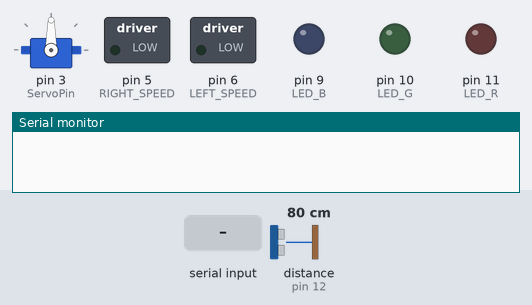
Bench run of a sketch on a simulated Arduino Uno, built with avr-gcc and run on an emulated ATmega328P. Shown: servo, switched loads named in the sketch (green lamp = pin HIGH), output pins drawn as LEDs (lit = HIGH), the last lines printed to the serial monitor. Wiring (inferred from the names in the program): ultrasonic range finder: trigger pin 13; echo pin 12. Dashed ring = blinking. The test bench sets the inputs (shaded band); at power-on: distance to the obstacle (sensor on pin 12) 80 cm. The echo pulse lasts 58.3 µs per cm; pins used as bus, display or sensor lines are not drawn.

Above: at 9.6 s.
11.3 s: distance to the obstacle (sensor on pin 12) set to 2 cm
At 11.9 s:
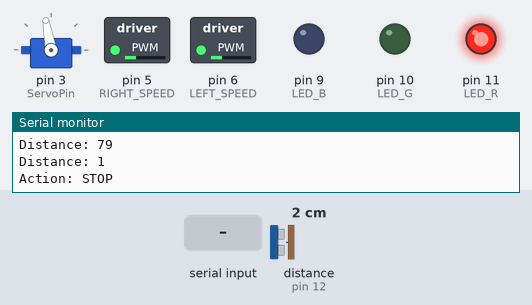
At 13.8 s:
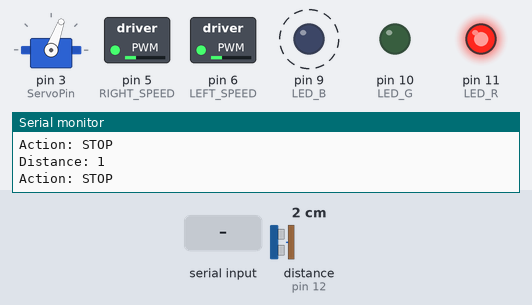
14.3 s: distance to the obstacle (sensor on pin 12) set to 22 cm
17.3 s: distance to the obstacle (sensor on pin 12) set to 28 cm
At 19.4 s:
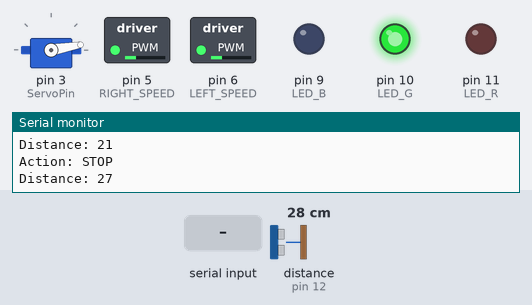
20.3 s: distance to the obstacle (sensor on pin 12) set to 60 cm
23.3 s: "go" received over Serial
26.3 s: "stop" received over Serial
At 27.6 s:
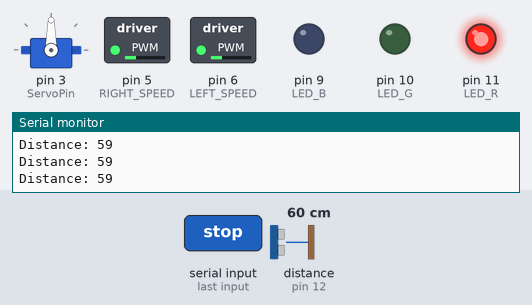
Timing chart, 0 to 29.3 s (numbered marks = the images above; inputs shaded):
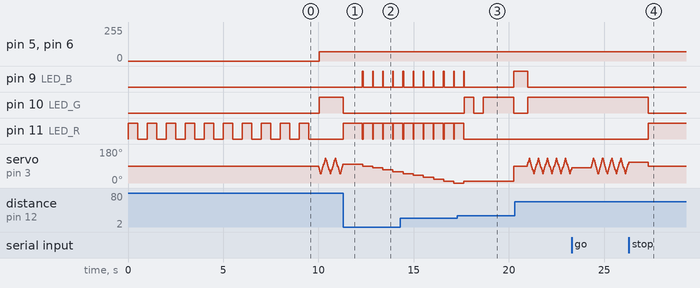

The sketch:

sensor_control_driver.ino
```cpp
#include <Servo.h>

int ServoPin = 3;
Servo myservo;

int LED_R = 11;
int LED_G = 10;
int LED_B = 9;

int EchoPin = 12;
int TrigPin = 13;

int LEFT_REVERSE  = 7;
int LEFT_FORWARD = 8;
int LEFT_SPEED = 6;

int RIGHT_FORWARD = 2;
int RIGHT_REVERSE = 4;
int RIGHT_SPEED = 5;

const double SPEED_OF_SOUND = 0.0343; // cm per microsecond
const int c_scanMin = 55; // regular scan min range
const int c_scanMax = 125; // regular scan max range
const int c_maxDistance = 40; // blue light max distance
const int c_stopDistance = 25; // red light/stop distance
const int c_vehicleTurnRate = 20; // this parameter controls how long we turn in relation to servo angle
const int c_motor_speed = 70; // speed of the motors is constant

long servoPosition = 90; // initialize to center

bool turningRight = true; // will flip flop this for left/right direction servo scans

bool deepScan = false; // we are in simple scan by default, deep scan does the whole range

bool manualControl = false;

void TurnHead() {
    int scanMin = c_scanMin;
    int scanMax = c_scanMax;
  if(deepScan) {
    scanMin = 5;
    scanMax = 175;
  }


  if(servoPosition < scanMin) {
    turningRight = false;
  }
  else if(servoPosition > scanMax) {
    turningRight = true;
  }
for(int i = 0; i<10; i++){
  if(turningRight) {
    servoPosition = servoPosition - 1;
   }
   else {
    servoPosition = servoPosition + 1;
   }

   if(servoPosition < 0) {
      servoPosition = 0;
    }
    if(servoPosition > 180) {
      servoPosition = 180;
    }

}
   myservo.write(servoPosition);
   delay(20);
}

long GetDistance(int echoPin, int trigPin) {

  digitalWrite(trigPin, LOW);
  delayMicroseconds(2);
  digitalWrite(trigPin, HIGH);
  delayMicroseconds(10);
  digitalWrite(trigPin, LOW);
  long duration = pulseIn(echoPin, HIGH);
  long distance = (double)duration * SPEED_OF_SOUND / 2.0;
  Serial.println("Distance: " + String(distance));
  return distance;
}

long TurnHeadAndGetDistance() {
  TurnHead();
  return GetDistance(EchoPin, TrigPin);
}

void DriveForward(int duration) {
  digitalWrite(RIGHT_FORWARD, HIGH);
  digitalWrite(RIGHT_REVERSE ,LOW);
  digitalWrite(LEFT_FORWARD, HIGH);
  digitalWrite(LEFT_REVERSE , LOW);
  analogWrite(RIGHT_SPEED, c_motor_speed);
  analogWrite(LEFT_SPEED, c_motor_speed);
  if(duration > 0){
    delay(duration);
  }
}

void Reverse(int duration) {
  digitalWrite(RIGHT_FORWARD, LOW);
  digitalWrite(RIGHT_REVERSE ,HIGH);
  digitalWrite(LEFT_FORWARD, LOW);
  digitalWrite(LEFT_REVERSE , HIGH);
  analogWrite(RIGHT_SPEED, c_motor_speed);
  analogWrite(LEFT_SPEED, c_motor_speed);
  if(duration > 0){
    delay(duration);
  }
}


void SpinRight(int duration) {
  digitalWrite(RIGHT_FORWARD, LOW);
  digitalWrite(RIGHT_REVERSE ,HIGH);
  digitalWrite(LEFT_FORWARD, HIGH);
  digitalWrite(LEFT_REVERSE , LOW);
  analogWrite(RIGHT_SPEED, c_motor_speed);
  analogWrite(LEFT_SPEED, c_motor_speed);
  if(duration > 0){
    delay(duration);
  }
}


void SpinLeft(int duration) {
  digitalWrite(RIGHT_FORWARD, HIGH);
  digitalWrite(RIGHT_REVERSE ,LOW);
  digitalWrite(LEFT_FORWARD, LOW);
  digitalWrite(LEFT_REVERSE , HIGH);
  analogWrite(RIGHT_SPEED, c_motor_speed);
  analogWrite(LEFT_SPEED, c_motor_speed);
  if(duration > 0){
    delay(duration);
  }
}

void Stop() {
  digitalWrite(RIGHT_FORWARD, LOW);
  digitalWrite(RIGHT_REVERSE ,LOW);
  digitalWrite(LEFT_FORWARD, LOW);
  digitalWrite(LEFT_REVERSE , LOW);
  analogWrite(RIGHT_SPEED, c_motor_speed);
  analogWrite(LEFT_SPEED, c_motor_speed);
}

void LEDColor(String color) {
  if(color == "red") {
    digitalWrite(LED_R, HIGH);
    digitalWrite(LED_G, LOW);
    digitalWrite(LED_B, LOW);
  }
  else if(color == "green"){
    digitalWrite(LED_R, LOW);
    digitalWrite(LED_G, HIGH);
    digitalWrite(LED_B, LOW);
  }
  else if (color == "blue") {
    digitalWrite(LED_R, LOW);
    digitalWrite(LED_G, LOW);
    digitalWrite(LED_B, HIGH);
  }
  else if(color == "off") {
    digitalWrite(LED_R, LOW);
    digitalWrite(LED_G, LOW);
    digitalWrite(LED_B, LOW);
  }
}

void CenterHead() {
    servoPosition =90;
    myservo.write(servoPosition);
}

String msg;
void setup() {
  pinMode(LED_R,OUTPUT);
  pinMode(LED_G,OUTPUT);
  pinMode(LED_B,OUTPUT);

  pinMode(EchoPin, INPUT);
  pinMode(TrigPin, OUTPUT);

  myservo.attach(ServoPin);
  myservo.write(servoPosition);
  Serial.begin(9600);
  int startDelay = 0;
  // delay ten sec at startup
    while(10 > startDelay){
    LEDColor("red");
    delay(500);
    LEDColor("off");
    delay(500);
    startDelay++;
  }
}

void loop() {

   if (Serial.available() > 0){ // Check if there is data coming
    msg = Serial.readString(); // Read the message as String
    if(msg == "stop") {
      manualControl = true;
      Stop();
      CenterHead();
      LEDColor("red");
    }
    else if(msg == "go") {
      LEDColor("green");
      manualControl = false;
      DriveForward(1);
    }
    msg = "";
   }
  if(manualControl) {
    return;
  }
  double forwardDistance = 500;
  if(deepScan) {
    LEDColor("blue");
    delay(10);
  }
  if(!deepScan){
    forwardDistance = GetDistance(EchoPin, TrigPin);
  }
  if(forwardDistance > c_maxDistance) {
    forwardDistance = TurnHeadAndGetDistance();
  }

  if(forwardDistance < c_stopDistance) {
    Serial.println("Action: STOP");
    LEDColor("red");
    if(!deepScan){
      Reverse(500);
      // start scanning in opposite direction as we were turning when we encountered this obstacle
      turningRight = !turningRight;
    }
    Stop();
    // we will remain stopped until we exit the deepScan state
    deepScan = true;
    delay(500);
  }
  else{
    // if deep scan is true we just came out of red light (stopped) state
    if(deepScan){
      // we want to turn in the direction we are looking since we found a path
      deepScan = false;
      LEDColor("green");
      delay(500);
      LEDColor("off");
      delay(500);
      LEDColor("green");
      if(servoPosition < 90) {
        int duration = 90 - servoPosition;
        // we want to turn in the direction of the head
        SpinRight(duration*c_vehicleTurnRate);
      }
      else {
        int duration = servoPosition - 90;
        SpinLeft(duration*c_vehicleTurnRate);
      }
      CenterHead();
      DriveForward(1);
    }
    // blue light case
    else if(forwardDistance < c_maxDistance) {
      // in this case we want to turn away from the direction of the servo since it detected a distant obstacle
      LEDColor("blue");
      if(servoPosition < 90) {
        int duration = -1*(c_scanMin - servoPosition);
        Serial.println("Action: turn left for " + String(duration));
        SpinLeft(duration*c_vehicleTurnRate);
        CenterHead();
        // start turning head in the direction of obstacle again
        turningRight = true;
      }
      else {
        Serial.println("Action: drive right");
        int duration = -1*(servoPosition - c_scanMax );
        Serial.println("Action: turn right for " + String(duration));
        SpinRight(duration*c_vehicleTurnRate);
        CenterHead();
        // start turning head in the direction of obstacle again
        turningRight = false;
      }
      DriveForward(1);
    }
    else {
      LEDColor("green");
      DriveForward(1);
    }
  }
}
```

Measured:
- the behaviour switches between 25 and 26 cm on distance to the obstacle (sensor on pin 12) (found by bisection; images 2 and 3)
- after the input at 11.3 s, pin 9 (LED_B): alternates HIGH for 0.03 s and LOW for 0.50 s, starting after 1.0 s; pin 10 (LED_G): HIGH → LOW at once; pin 11 (LED_R): LOW → HIGH at once, then repeats every 0.53 s: LOW 0.03 s, HIGH 0.50 s
- after the input at 17.3 s, pin 10 (LED_G): LOW → HIGH after 0.36 s, → LOW 0.50 s later, → HIGH 0.50 s later, → LOW 1.6 s later; pin 11 (LED_R): goes on until 17.6 s, then stays LOW
- after the input at 20.3 s, pin 9 (LED_B): HIGH → LOW after 0.70 s; pin 10 (LED_G): LOW → HIGH after 0.70 s
- after the input at 26.3 s, pin 10 (LED_G): HIGH → LOW after 1.0 s; pin 11 (LED_R): LOW → HIGH after 1.0 s
